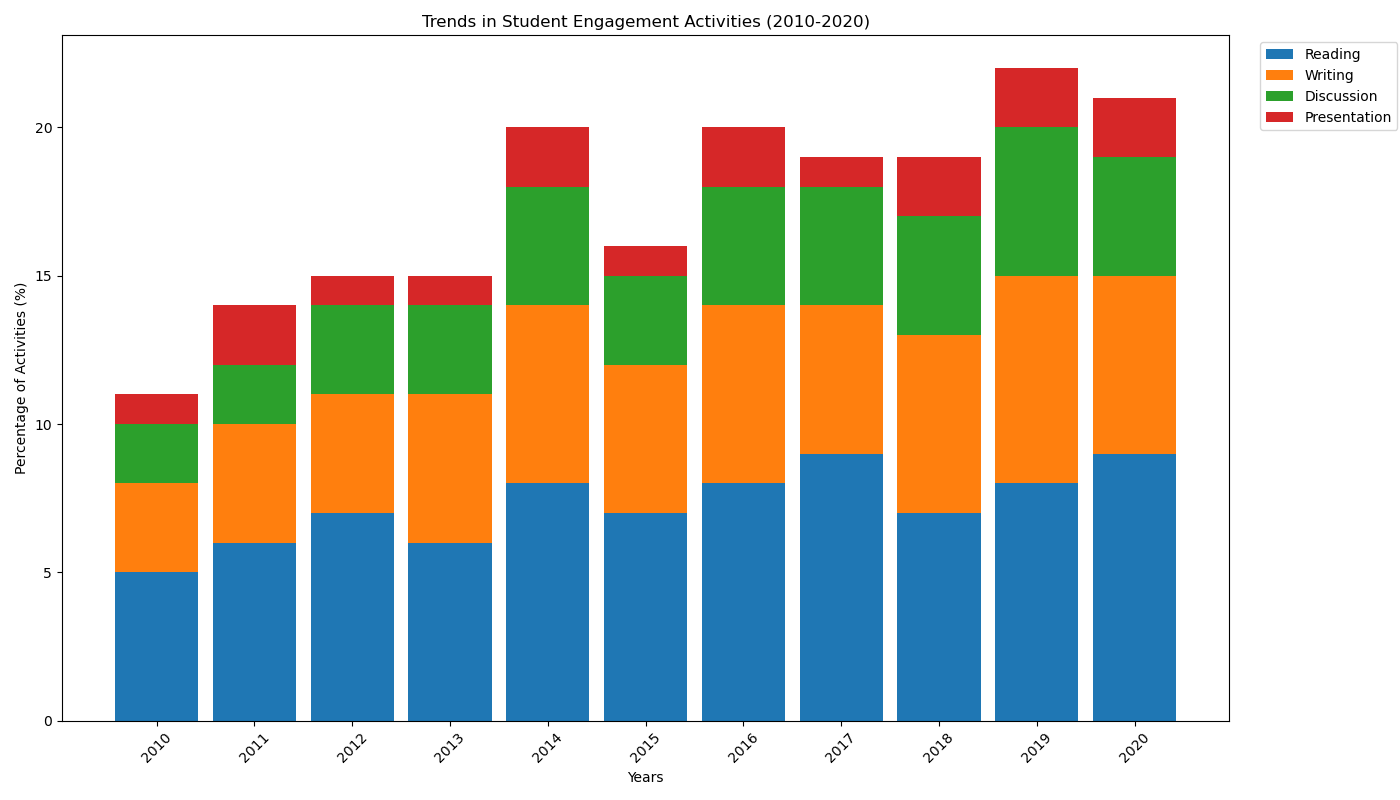

Write Python code to recreate this figure.

import matplotlib.pyplot as plt
import numpy as np

data = {
    'Category': ['Reading', 'Writing', 'Discussion', 'Presentation'],
    '2010': [5, 3, 2, 1],
    '2011': [6, 4, 2, 2],
    '2012': [7, 4, 3, 1],
    '2013': [6, 5, 3, 1],
    '2014': [8, 6, 4, 2],
    '2015': [7, 5, 3, 1],
    '2016': [8, 6, 4, 2],
    '2017': [9, 5, 4, 1],
    '2018': [7, 6, 4, 2],
    '2019': [8, 7, 5, 2],
    '2020': [9, 6, 4, 2]
}

categories = data['Category']
years = list(data.keys())[1:]

values = np.array([data[year] for year in years]).T

fig, ax = plt.subplots(figsize=(14, 8))

bar_width = 0.85
bar_colors = ['#1f77b4', '#ff7f0e', '#2ca02c', '#d62728']

bottoms = np.zeros(len(years))

for i, (category, color) in enumerate(zip(categories, bar_colors)):
    ax.bar(years, values[i], bar_width, bottom=bottoms, label=category, color=color)
    bottoms += values[i]

ax.set_xlabel('Years')
ax.set_ylabel('Percentage of Activities (%)')
ax.set_title('Trends in Student Engagement Activities (2010-2020)')
ax.legend(loc='upper right', bbox_to_anchor=(1.15, 1))

plt.xticks(rotation=45)
plt.tight_layout()
plt.show()
